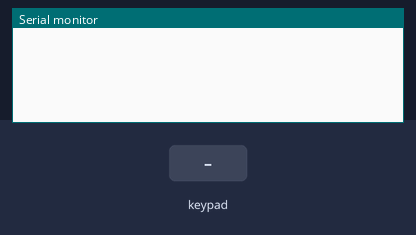
A sketch run on a simulated Arduino Uno, built with avr-gcc and run on an emulated ATmega328P. On the bench: the last lines printed to the serial monitor. The inputs (shaded band) are chosen by the test bench.

Above: at 1.2 s.
1.3 s: key '1' pressed
At 2.3 s:
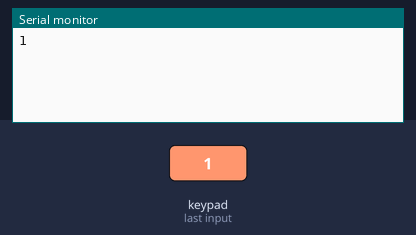
2.8 s: keypad keys 5 4 3 2 # pressed 0.4 s apart
At 4.8 s:
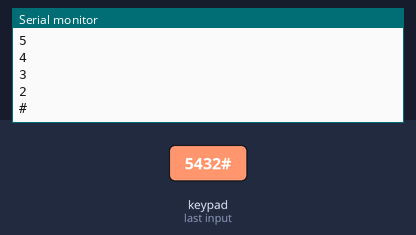
6.3 s: key 'A' pressed
At 7.4 s:
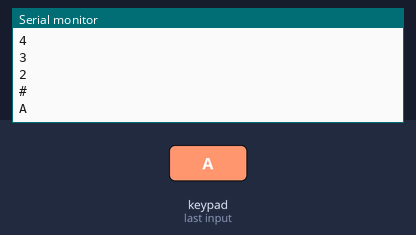
7.8 s: keypad keys 5 4 3 2 * pressed 0.4 s apart
At 10.9 s:
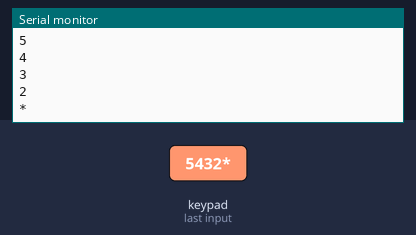
11.3 s: key 'B' pressed
At 12.3 s:
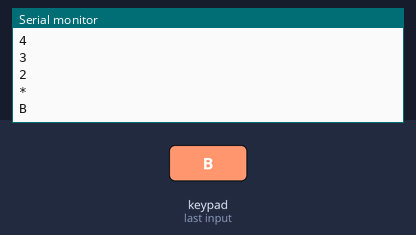
12.8 s: keypad keys 5 4 3 2 D pressed 0.4 s apart
At 15.7 s:
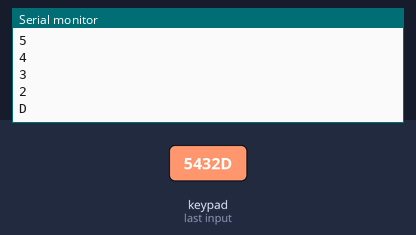
Timing chart, 0 to 17.2 s (numbered marks = the images above; inputs shaded):
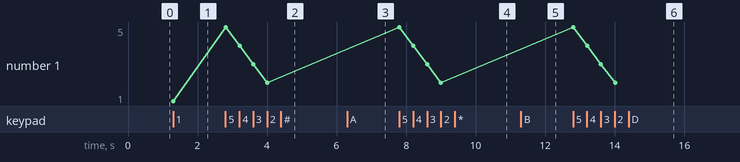

The sketch:

save_to_eeprom.ino
```cpp
#include <Keypad.h> //http://tronixstuff.wordpress.com/2011/11/12/tutorial-arduino-and-numeric-keypads-part-two/
//Keypad: http://arduino.cc/playground/Code/Keypad

const byte ROWS = 4; //four rows
const byte COLS = 4; //four columns
char keys[ROWS][COLS] =
{
  {
    '1','2','3','A'    }
  ,
  {
    '4','5','6','B'    }
  ,
  {
    '7','8','9','C'    }
  ,
  {
    '*','0','#','D'    }
};
byte rowPins[ROWS] = {
  5, 4, 3, 2}; //connect to the row pinouts of the keypad
byte colPins[COLS] = {
  6, 7, 8, 9}; //connect to the column pinouts of the keypad

Keypad keypad = Keypad( makeKeymap(keys), rowPins, colPins, ROWS, COLS );

void setup()
{
  Serial.begin(9600);
}

void loop()
{
  char key = keypad.getKey();

  if (key != NO_KEY) {
    Serial.println(key);
  }

}
```

Measured:
- after the input at 1.3 s, the serial monitor: prints a new line at once (image 1)
- after the input at 2.8 s, the serial monitor: prints a new line at once (image 2)
- after the input at 6.3 s, the serial monitor: prints a new line at once (image 3)
- after the input at 7.8 s, the serial monitor: prints a new line at once (image 4)
- after the input at 11.3 s, the serial monitor: prints a new line at once (image 5)
- after the input at 12.8 s, the serial monitor: prints a new line at once (image 6)
- plotted number 1: 1 → 2 after the input at 2.8 s
